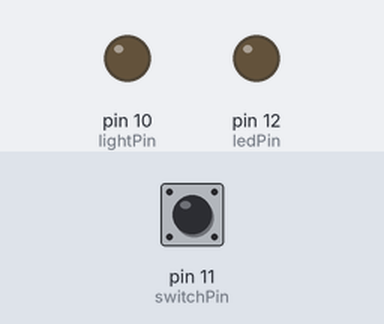
Recording of a sketch running on a simulated Arduino Uno, built with avr-gcc and run on an emulated ATmega328P. Parts: output pins drawn as LEDs (lit = HIGH). Dashed ring = blinking. Inputs (shaded band) come from the test bench; at power-on: pin 11 (switchPin) HIGH. What the sketch prints to the serial monitor is not drawn.

Above: at 1.2 s.
1.3 s: pin 11 (switchPin) pulled LOW for 0.15 s
At 2.8 s:
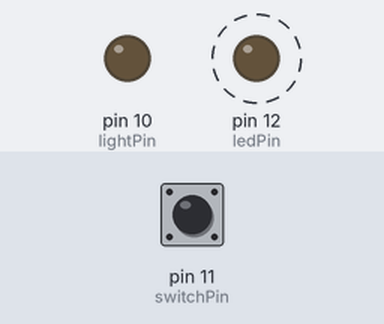
Timing chart, 0 to 10.4 s (numbered marks = the images above; inputs shaded):
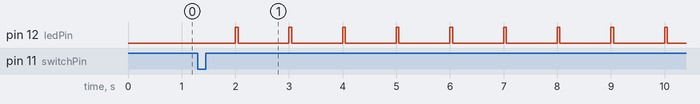

The sketch:

AutoLight.ino
```cpp
#include <EEPROM.h>
#include <Timer.h>


const int sensorPin = A0;
const int ledPin = 12;  //pin od diody
const int switchPin = 11; //pin od tactswitcha
const int lightPin = 10;  //pin od przełączania światła
const long readingPeriod = 10; // 10 sekund

boolean recording = false;
int readingIndex = 0;
Timer t;

void setup()
{
  pinMode(ledPin, OUTPUT);
  pinMode(lightPin, OUTPUT);
  pinMode(switchPin, INPUT_PULLUP);
  Serial.begin(9600);
  while (! Serial) {};
  Serial.println("p-pobierz w-wyczysc");
  t.every(readingPeriod * 1000L, takeReading);
  t.every(1000, updateLED);
}

void loop()
{
  if (Serial.available())
  {
    char ch = Serial.read();
  }
  if (digitalRead(switchPin) == LOW)
  {
    recording = true;
  }
  t.update();
}

void takeReading()
{
  byte intensity = 0;
  if (recording)
  {
    digitalWrite(ledPin, LOW);
    int raw = analogRead(sensorPin);
    // 0 do 1024 log10 0 do 3
    byte reading = byte(log10(float(raw)) * 80.0);
    intensity = reading;
    Serial.println(intensity);
    checkLight(intensity);
  }
}

void checkLight(byte value)
{
  if (value < 200)
  {
    digitalWrite(lightPin, HIGH);
  }else
  {
    digitalWrite(lightPin, LOW);
  }
}

void updateLED()
{
  if (recording)
  {
    digitalWrite(ledPin, HIGH);
    delay(50);
    digitalWrite(ledPin, LOW);
  }
}
```

Measured:
- after the input at 1.3 s, pin 12 (ledPin): alternates HIGH for 0.05 s and LOW for 0.95 s, starting after 0.70 s
